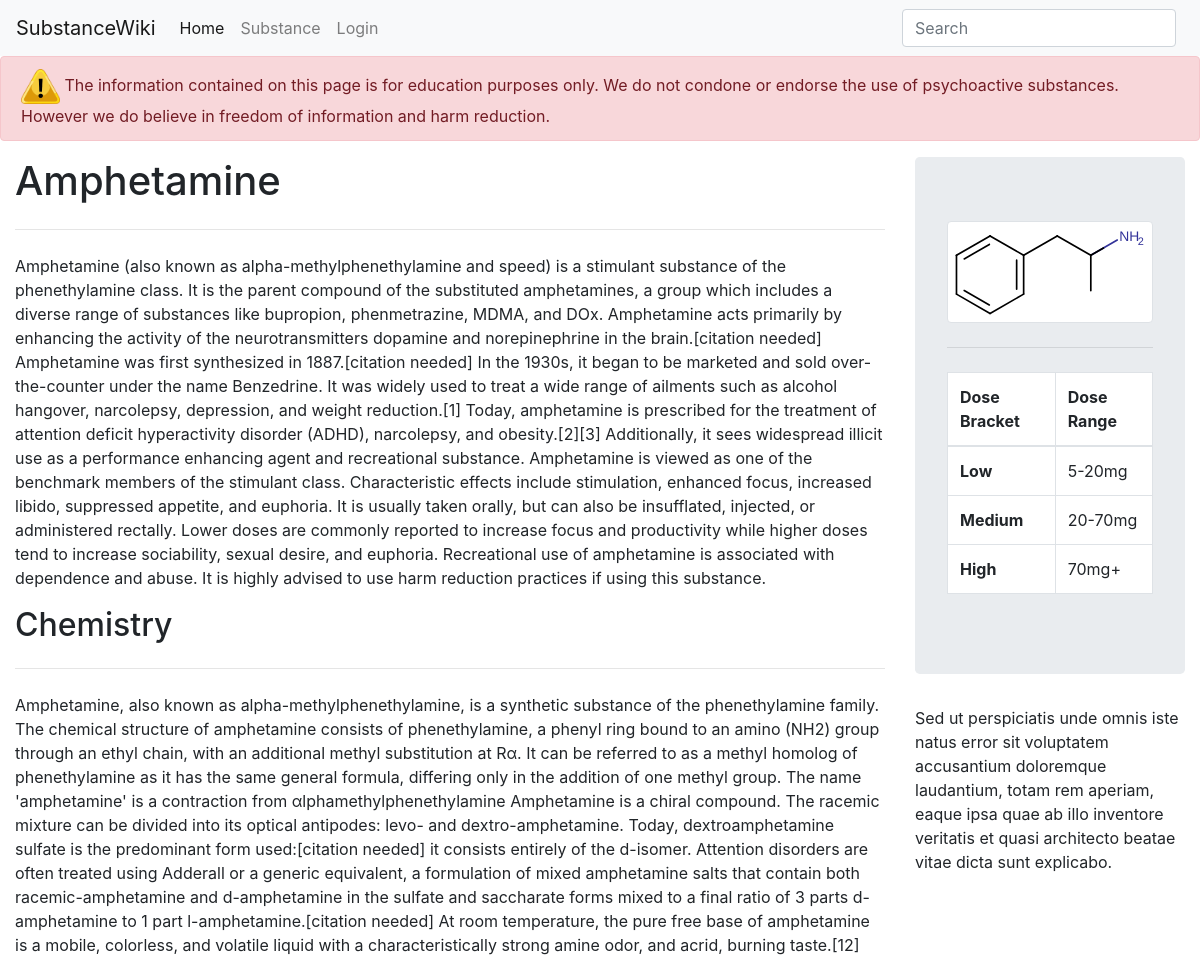
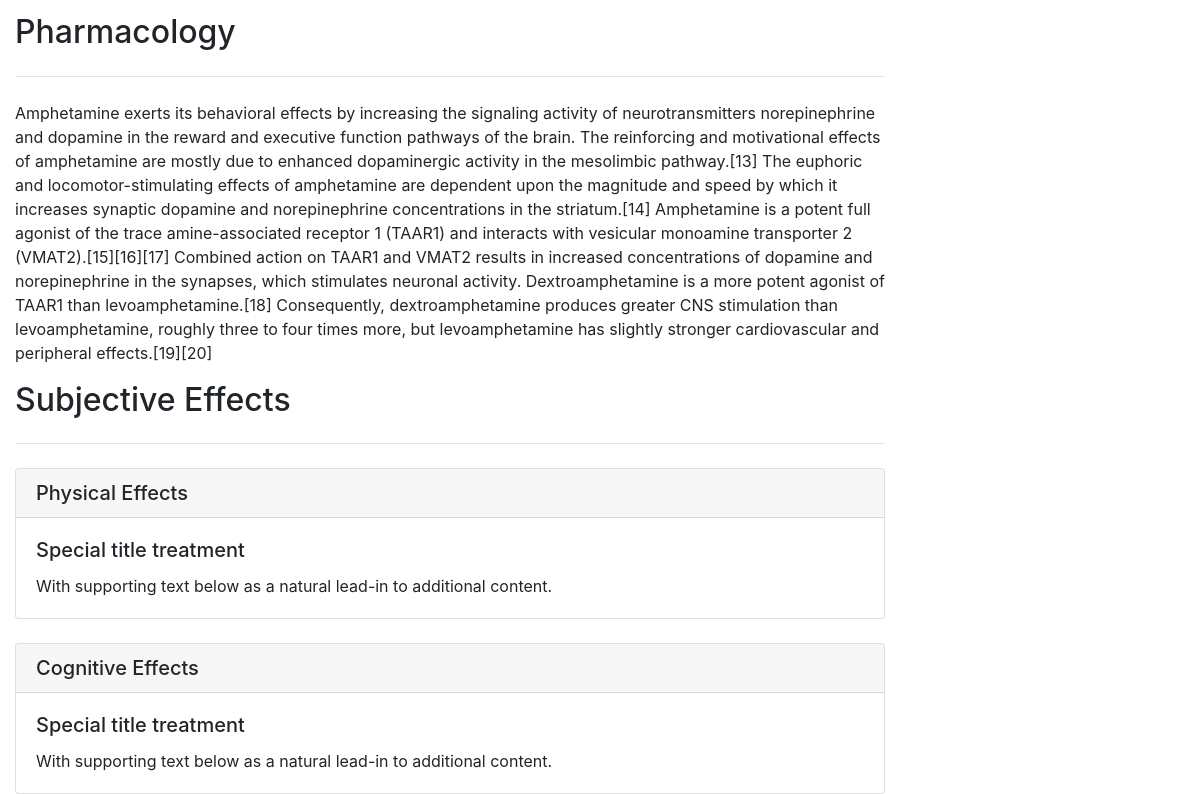
Page /substance.php?substance=Amphetamine on the committed database (2 pictures, top to bottom).
### tables this page shows
CREATE TABLE `substances` (
  `SubstanceID` int(11) NOT NULL,
  `ClassID` int(11) NOT NULL,
  `SubstanceName` text NOT NULL,
  `SubstanceDescription` text NOT NULL,
  `SubstancePharm` text NOT NULL,
  `SubstanceChemistry` text NOT NULL,
  `LowDoseRange` text NOT NULL,
  `MediumDoseRange` text NOT NULL,
  `HighDoseRange` text NOT NULL,
  `StructureImageName` text NOT NULL,
  `PhysicalEffects` varchar(100) DEFAULT NULL,
  `CognitiveEffects` varchar(100) DEFAULT NULL
);

### html/substance.php (the view, shortened to what this page needs)
<!doctype html>
<html lang="en">
<head>
    <link rel="stylesheet" href="https://stackpath.bootstrapcdn.com/bootstrap/4.1.3/css/bootstrap.min.css">
    <link rel="stylesheet" type="text/css" href="styles/styles.css"/>
</head>
<body>
<?php include('connection.php');?>
<nav class="navbar navbar-expand-lg navbar-light bg-light">
    <a class="navbar-brand" href="#">SubstanceWiki</a>
    <div class="collapse navbar-collapse navmenu" id="navbarTogglerDemo02">
        <ul class="navbar-nav mr-auto mt-2 mt-lg-0">
            <li class="nav-item active">
                <a class="nav-link" href="index.php">Home<span class="sr-only">(current)</span></a>
            </li>
            <li class="nav-item">
                <a class="nav-link" href="substance.php">Substance</a>
            </li>
            <li class="nav-item">
                <a class="nav-link" href="login.php">Login</a>
            </li>
        </ul>
        <div class="wrapper">
            <div class="div1"><form class="form-inline my-2 my-lg-0">
                <input class="form-control mr-sm-2" onkeyup="showResult(this.value)" type="search" placeholder="Search">
            </form></div>
        </div>
    </div>
</nav>
<?php
$substance = "\"".$_GET['substance']."\"";
$sql = "SELECT * FROM substances WHERE SubstanceName=" . $substance;
$result = $conn->query($sql);
if ($result->num_rows > 0) {
    while($row = $result->fetch_assoc()) {
        $name = $row["SubstanceName"];
        $desc = $row["SubstanceDescription"];
        $pharm = $row["SubstancePharm"];
        $chem = $row["SubstanceChemistry"];
        $lowdose = $row["LowDoseRange"];
        $middose = $row["MediumDoseRange"];
        $highdose = $row["HighDoseRange"];
        $img = $row["StructureImageName"];
    }
} else {
    echo "0 results";
}
?>
<div id="content">
    <div class="alert alert-danger endorsementAlert" role="alert">
        <img src="img/warning.png" style="object-fit: cover; height: 35px;">
        <span>The information contained on this page is for education purposes only. We do not condone or endorse the use of psychoactive substances.
            However we do believe in freedom of information and harm reduction.</span>
    </div>
    <div class="container-fluid">
        <div class="row">
            <div class="col-lg-9">
                <h1><?php echo $name?></h1>
                <hr class="my-4"/>
                <p><?php echo $desc;?></p>
                <h2>Chemistry</h2>
                <hr class="my-4"/>
                <p><?php echo $chem?></p>
                <h2>Pharmacology</h2>
                <hr class="my-4"/>
                <p><?php echo $pharm ?></p>
                <h2>Subjective Effects</h2>
                <hr class="my-4"/>
                <div class="card">
                    <h5 class="card-header">Physical Effects</h5>
                    <div class="card-body">
                        <h5 class="card-title">Special title treatment</h5>
                        <p class="card-text">With supporting text below as a natural lead-in to additional content.</p>
                    </div>
                </div>
                <br>
                <div class="card">
                    <h5 class="card-header">Cognitive Effects</h5>
                    <div class="card-body">
                        <h5 class="card-title">Special title treatment</h5>
                        <p class="card-text">With supporting text below as a natural lead-in to additional content.</p>
                    </div>
                </div>
            </div>
            <div class="col-lg-3">
                <div class="jumbotron">
                    <img class="img-thumbnail" style="width: 100%" src="<?php echo "img/".$img?>" >
                    <hr class="my-4">
                    <table class="table table-bordered" style="background: white;">
                        <thead>
                        <tr>
                            <th scope="col">Dose Bracket</th>
                            <th scope="col">Dose Range</th>
                        </tr>
                        </thead>
                        <tbody>
                        <tr>
                            <th scope="row">Low</th>
                            <td><?php echo $lowdose?></td>
                        </tr>
                        <tr>
                            <th scope="row">Medium</th>
                            <td><?php echo $middose?></td>
                        </tr>
                        <tr>
                            <th scope="row">High</th>
                            <td><?php echo $highdose?></td>
                        </tr>
                        </tbody>
                    </table>
                </div>
                Sed ut perspiciatis unde omnis iste natus error sit voluptatem accusantium doloremque laudantium, totam rem aperiam, eaque ipsa quae ab illo inventore veritatis et quasi architecto beatae vitae dicta sunt explicabo.
            </div>
        </div>
    </div>
</div>
</body>
</html>

### html/styles/styles.css (style rules this page uses)
.div1 { margin: 0px auto; }
.endorsementAlert { z-index: 1; }

### rows in the picture
substances: SubstanceName "Amphetamine", SubstanceDescription "Amphetamine (also known as alpha-methylphenethylamine and speed) is a stimulant substance of the phenethylamine class. It is the parent compound of the substituted amphetamines, a group which includes a diverse range of substances like bupropion, phenmetrazine, MDMA, and DOx. Amphetamine acts primarily by enhancing the activity of the neurotransmitters dopamine and norepinephrine in the brain.[citation needed] Amphetamine was first synthesized in 1887.[citation needed] In the 1930s, it began to be marketed and sold over-the-counter under the name Benzedrine. It was widely used to treat a wide range of ailments such as alcohol hangover, narcolepsy, depression, and weight reduction.[1] Today,…", SubstanceChemistry "Amphetamine, also known as alpha-methylphenethylamine, is a synthetic substance of the phenethylamine family. The chemical structure of amphetamine consists of phenethylamine, a phenyl ring bound to an amino (NH2) group through an ethyl chain, with an additional methyl substitution at Rα. It can be referred to as a methyl homolog of phenethylamine as it has the same general formula, differing only in the addition of one methyl group. The name 'amphetamine' is a contraction from αlphamethylphenethylamine Amphetamine is a chiral compound. The racemic mixture can be divided into its optical antipodes: levo- and dextro-amphetamine. Today, dextroamphetamine sulfate is the predominant form…", SubstancePharm "Amphetamine exerts its behavioral effects by increasing the signaling activity of neurotransmitters norepinephrine and dopamine in the reward and executive function pathways of the brain. The reinforcing and motivational effects of amphetamine are mostly due to enhanced dopaminergic activity in the mesolimbic pathway.[13] The euphoric and locomotor-stimulating effects of amphetamine are dependent upon the magnitude and speed by which it increases synaptic dopamine and norepinephrine concentrations in the striatum.[14] Amphetamine is a potent full agonist of the trace amine-associated receptor 1 (TAAR1) and interacts with vesicular monoamine transporter 2 (VMAT2).[15][16][17] Combined action…", StructureImageName (picture), LowDoseRange "5-20mg", MediumDoseRange "20-70mg", HighDoseRange "70mg+"
